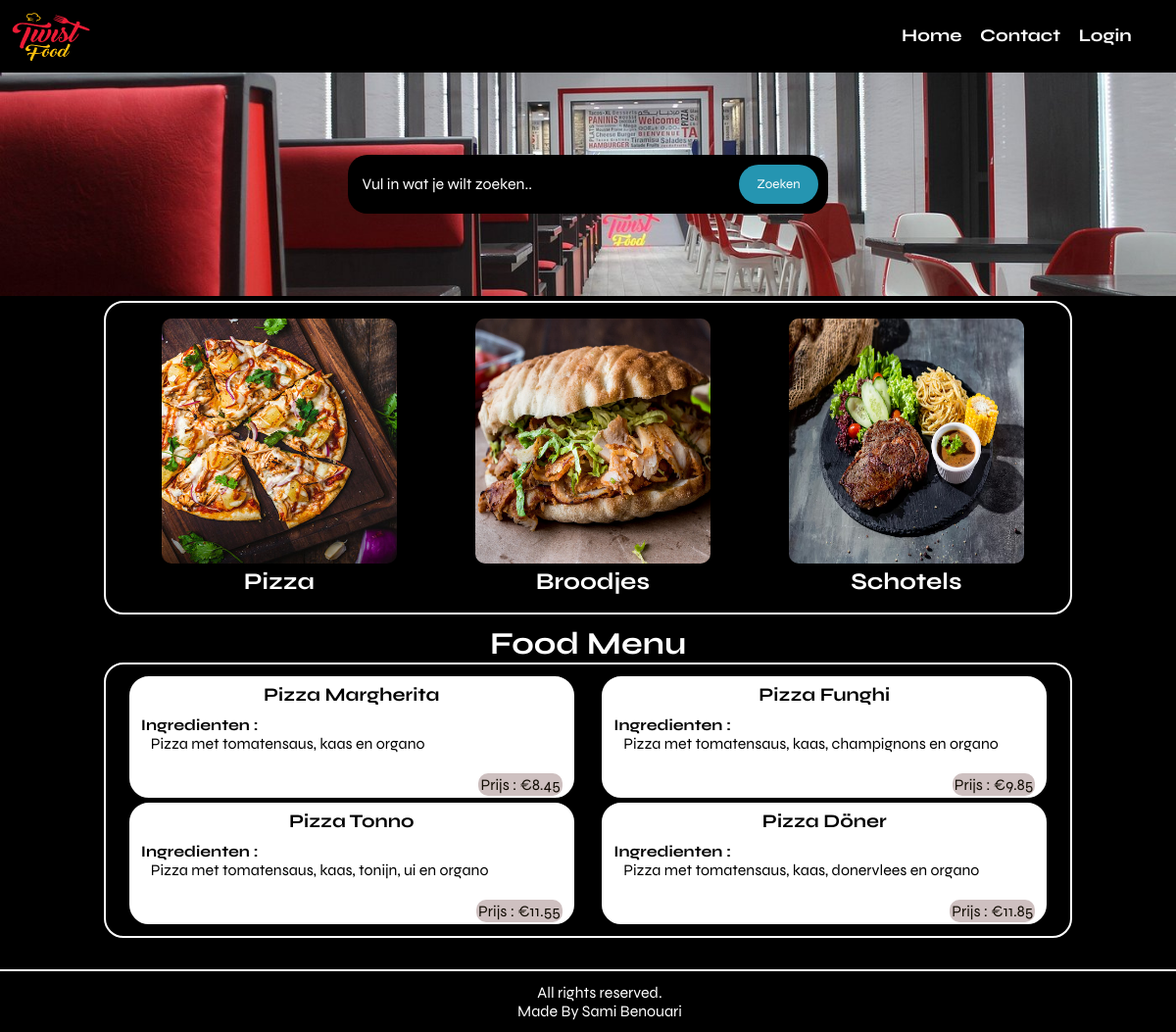
Page /pizza.php on the committed database.
### tables this page shows
CREATE TABLE `food` (
  `id` int(50) NOT NULL,
  `soort` varchar(50) NOT NULL,
  `naam` varchar(50) NOT NULL,
  `ingredienten` varchar(500) NOT NULL,
  `dieet` varchar(50) NOT NULL,
  `prijs` float NOT NULL
);

### pizza.php (the view, shortened to what this page needs)
<?php
    require_once 'connectDB.php';
?>
<!DOCTYPE html>
<html lang="en">
<head>
    <link rel="stylesheet" href="css/style.css">
</head>
<body>
<div class="container">
        <div class="logo">
            <img src="images/1598562279236_Twist-Food_Logo-1.png"
                alt="Restaurant Logo" class="logo">
        </div>
        <ul>
            <li>
                <a href="index.php">Home</a>
            </li>
            <li>
                <a href="contact.php">Contact</a>
            </li>
            <li>
                <a href="inlog.php">Login</a>
            </li>
        </ul>
    </div>
    <section class="food-search text-center">
        <div class="container1">
        <form action="search.php" method="POST">
                <input type="search" name="search" placeholder="Vul in wat je wilt zoeken.." required>
                <input type="submit" name="submit" value="Zoeken" class="searchbtn ">
            </form>
        </div>
    </section>
    <section class="categories">
        <div class="container2">
            <a href="pizza.php">
                <div class="box-3 ">
                    <img src="images/pizza.jpg" alt="Pizza" class="img-responsive img-curve">
                    <h3 class="text-black">Pizza</h3>
                </div>
            </a>
            <a href="broodjes.php">
                <div class="box-3 ">
                    <img src="images/doner-kebab-3-1080x960.jpg" alt="Broodje" class="img-responsive img-curve">
                    <h3 class="text-black">Broodjes</h3>
                </div>
            </a>
            <a href="schotels.php">
                <div class="box-3 ">
                    <img src="images/ribeye-steak-met-chilisaus-salade-noedels-mais-in-een-schotel-bovenaanzicht-op-donkere-achtergrond_689047-1919.avif" alt="Schotels" class="img-responsive img-curve">
                    <h3 class="text-black ">Schotels</h3>
                </div>
            </a>
        </div>
    </section>
    <section class="food-menu">
        <h2 class="text-center">Food Menu</h2>
        <div class="container3">
            <?php
                $query  = "SELECT * FROM food where soort = 'pizza'";
                $result = $pdo->query($query);
                while ($row = $result->fetch(PDO::FETCH_ASSOC)) {
                    echo "<div class='food-menu-box'>";
                    echo "<h4>" . htmlspecialchars($row['naam']) . "</h4>";
                    echo "<h5>Ingredienten : </h5>";
                    echo "<p class='ingredienten'>" . htmlspecialchars($row['ingredienten']) . "</p>";
                    echo "<p class='prijs' >Prijs : " . '€' . htmlspecialchars($row['prijs']);
                    echo "</div>";
                }
            ?>
        </div>
    </section>
    <footer>
        <div class="container4">
            <p>All rights reserved. <br> Made By Sami Benouari</p>
        </div>
    </footer>
</body>
</html>

### css/style.css (style rules this page uses)
* { margin: 0 0; font-family: "Syne", sans-serif; }
html { height: 100%; box-sizing: border-box; }
body { position: relative; min-height: 100%; padding-bottom: 6rem; box-sizing: inherit; background-color: black; }
.container { width: 100%; margin: 0 auto; padding: 1%; display: flex; justify-content: space-between; align-items: center; background-color: black; height: 50px; }
.logo { width: 80px; height: 100%; }
ul { width: 30%; text-align: right; list-style-type: none; line-height: 15px; margin-right: 50px; font-weight: bold; font-size: large; }
ul li { display: inline; padding: 2%; }
.img-responsive { width: 250px; height: 250px; }
.img-curve { border-radius: 10px; }
.text-center { text-align: center; }
.container1 { width: 40%; margin-left: auto; margin-right: auto; padding: 5px; display: flex; justify-content: space-between; align-items: center; border-radius: 20px; background-color: black; }
form { width: 100%; height: 40px; margin: 0 auto; padding: 1%; display: flex; justify-content: flex-end; align-items: center; border-radius: 20px; }
.food-search { background-size: cover; background-repeat: no-repeat; background-position: center; padding: 7% 0; background-image: url("../images/espace-agreable-2.jpg"); }
.food-search input[type="search"] { width: 100%; height: 50px; padding: 1%; font-size: 1rem; border: none; border-radius: 5px; background-color: black; color: white; margin-right: 5px; }
::placeholder { color: white; text-align: left; }
.searchbtn { background-color: rgb(37, 149, 177); height: 40px; width: 100px; color: white; cursor: pointer; border-radius: 40px; margin-left: 10px; border: none; }
.container2 { width: 70%; margin: 0 auto; height: 35%; padding: 1%; display: flex; justify-content: space-around; align-items: center; border: 2px solid white; border-radius: 20px; background-color: black; }
.categories { padding: 0; margin-top: 5px; }
.box-3 { width: 15rem; margin: 2%; text-align: center; }
a { color: white; text-decoration: none; }
h2 { color: white; font-size: 2rem; }
h3 { font-size: 1.5rem; color: white; }
.container3 { width: 80%; padding: 1%; border: 2px solid white; gap: 5px; display: flex; justify-content: space-between; border-radius: 20px; color: white; background-color: black; flex-wrap: wrap; margin-left: auto; margin-right: auto; }
.food-menu-box { width: 450px; height: 120px; background-color: white; border: 2px solid white; text-align: center; border-radius: 20px; color: black; position: relative; }
h4 { color: black; font-size: 1.2rem; margin-top: 5px; font-weight: bold; }
h5 { font-size: 1rem; text-align: left; padding-left: 10px; margin-top: 10px; }
.ingredienten { margin-top: 0; padding-left: 20px; text-align: left; }
.prijs { text-align: right; padding-right: 10px; color: rgb(19, 13, 4); position: absolute; right: 0; bottom: 0; background-color: rgb(206, 192, 192); border-radius: 10px; padding: 2px; margin-right: 10px; }
.container4 { background-color: black; color: white; text-align: center; padding: 1%; width: 100%; position: absolute; bottom: 0; border-top: white 2px solid; }
@media screen and (max-width: 1320px) and (min-width: 768px) { .container2 { width: 80%; margin-left: auto; margin-right: auto; height: auto; padding: 1%; display: flex; border-radius: 20px; margin-bottom: 10px; justify-content: space-around; } }
@media screen and (max-width: 1320px) and (min-width: 768px) { .img-responsive { max-width: 100%; max-height: 100%; } }
@media screen and (max-width: 1320px) and (min-width: 768px) { .food-menu-box { width: 450px; height: 120px; background-color: white; border: 2px solid white; text-align: center; border-radius: 20px; color: black; margin-right: auto; margin-left: auto; } }

### rows in the picture
food: naam "Pizza Margherita", ingredienten "Pizza met tomatensaus, kaas en organo", prijs "8.45"
food: naam "Pizza Funghi", ingredienten "Pizza met tomatensaus, kaas, champignons en organo", prijs "9.85"
food: naam "Pizza Tonno", ingredienten "Pizza met tomatensaus, kaas, tonijn, ui en organo", prijs "11.55"
food: naam "Pizza Döner", ingredienten "Pizza met tomatensaus, kaas, donervlees en organo", prijs "11.85"
